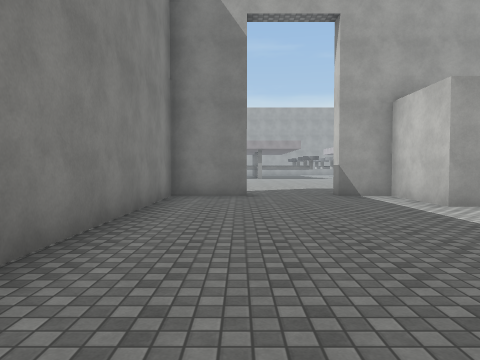
view 1 (above)

24 first-person views from a walk through a Unity game level. The camera is 1.4 m above the floor, tilts 2° down and sees 70° across. The floor is counted in squares, 2 m on a side. Each view is taken from the middle of a square. On the plan, view 1 faces up. The plan holds only what a view shows up to about 11 squares ahead; the rest is blank. The place goes on beyond the plan. Surface patterns are stand-ins for the level's own textures.

view 2
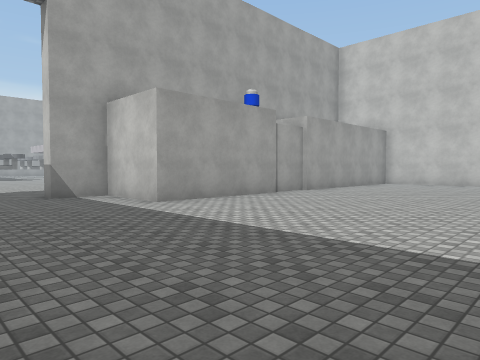

view 3
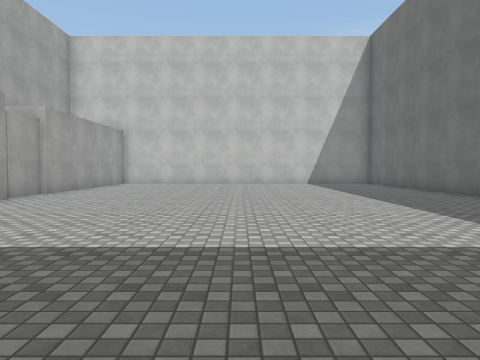

view 4
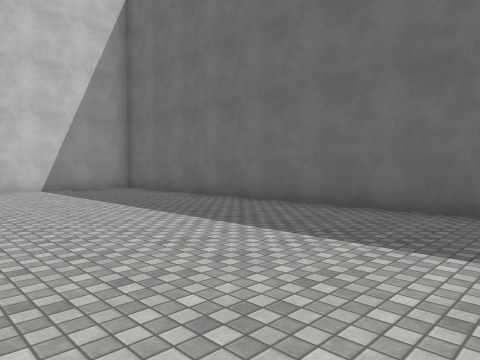

view 5
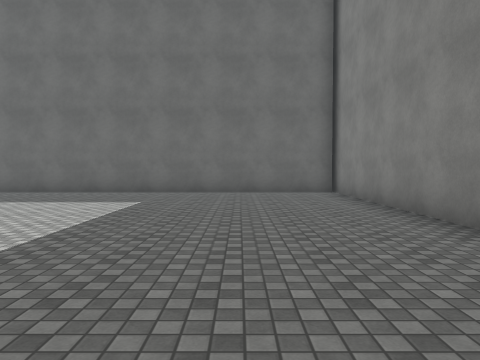

view 6
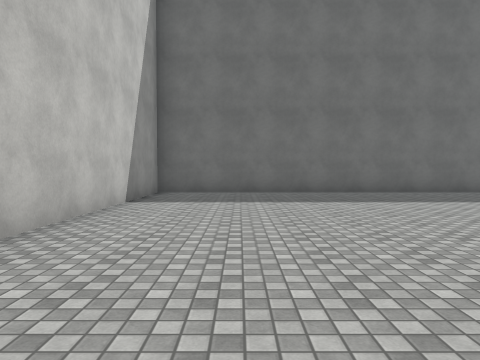

view 7
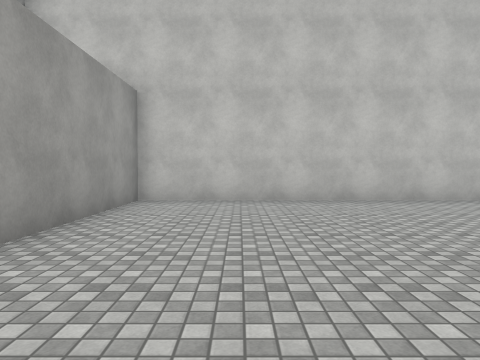

view 8
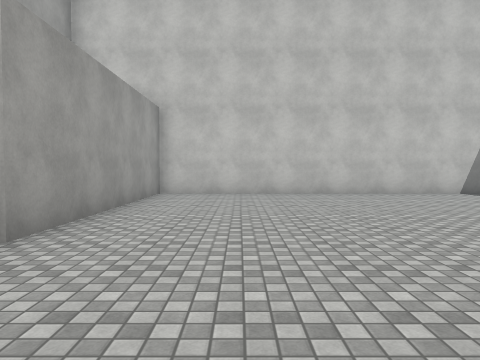

view 9
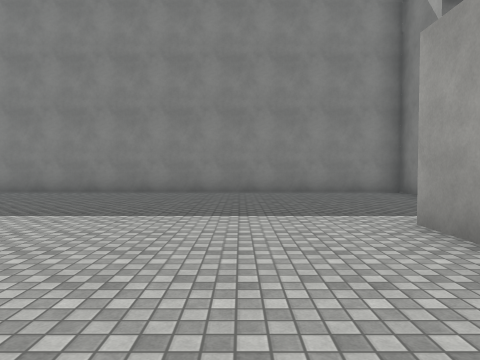

view 10
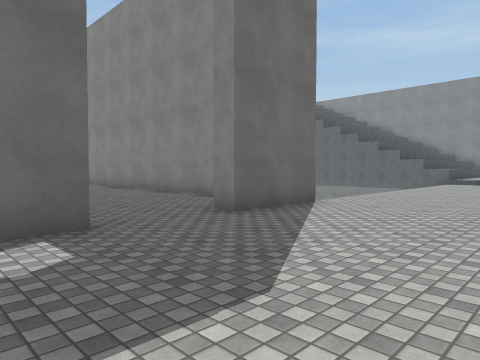

view 11
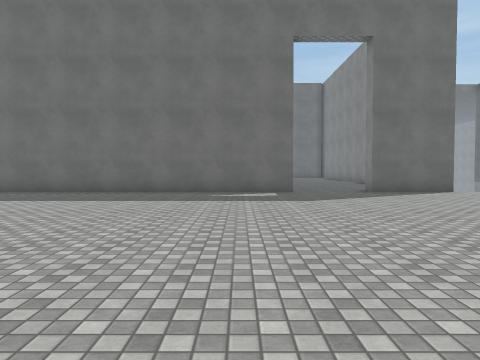

view 12
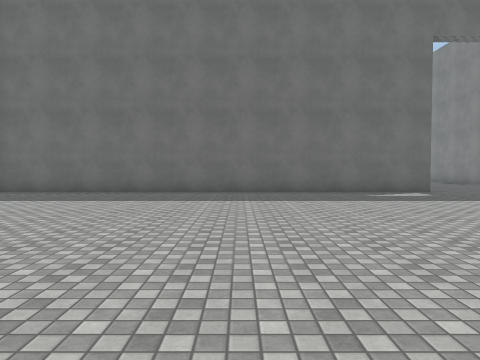

view 13
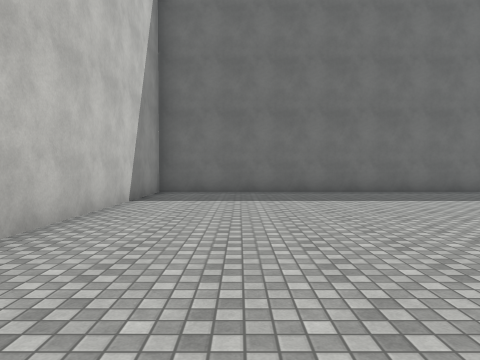

view 14
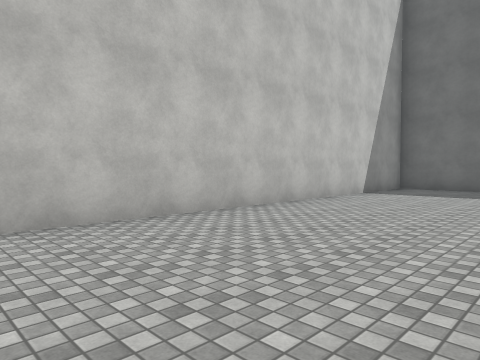

view 15
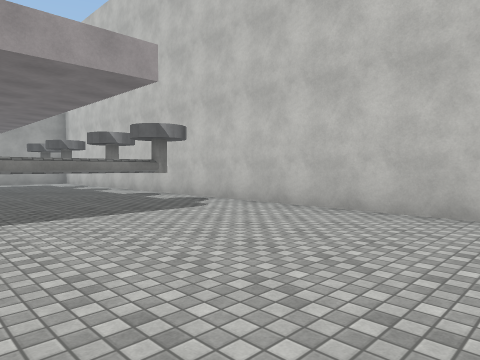

view 16
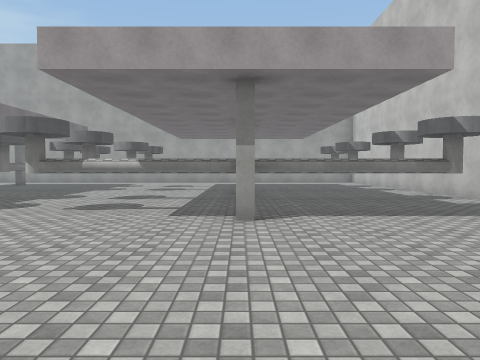

view 17
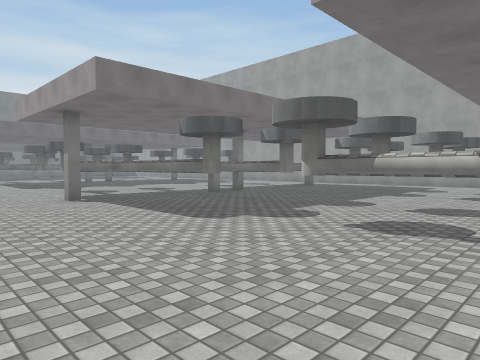

view 18
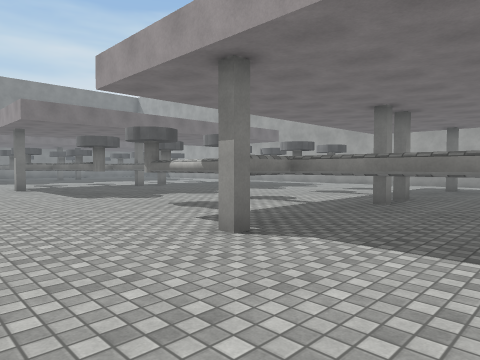

view 19
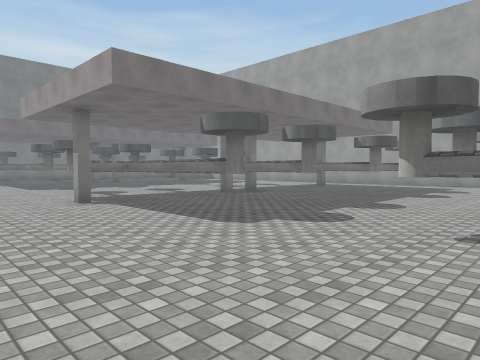

view 20
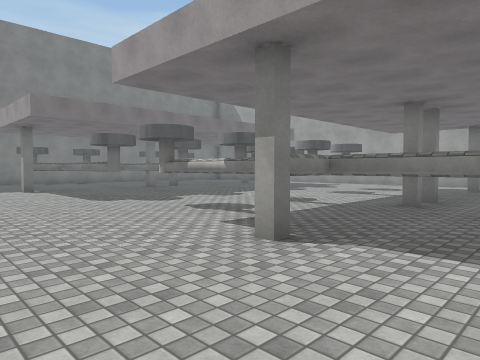

view 21
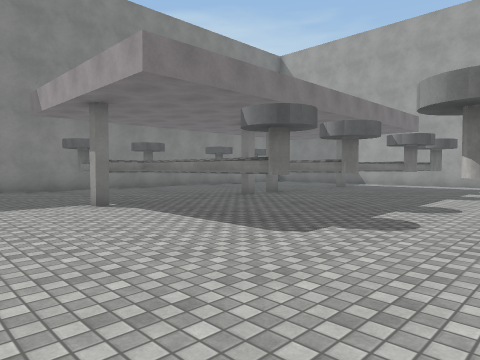

view 22
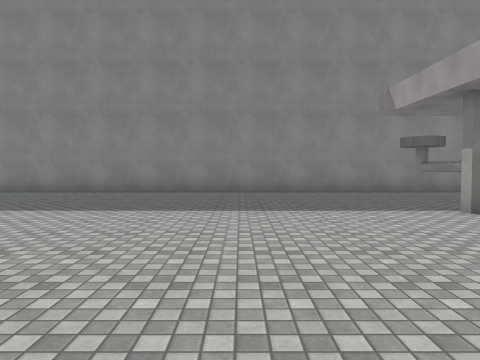

view 23
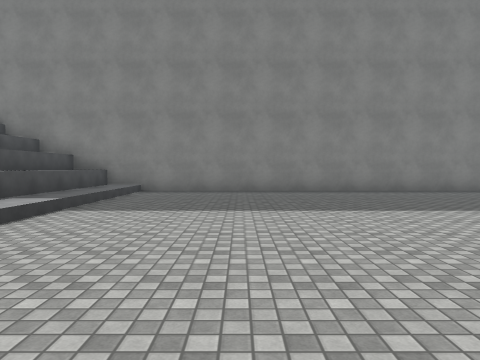

view 24
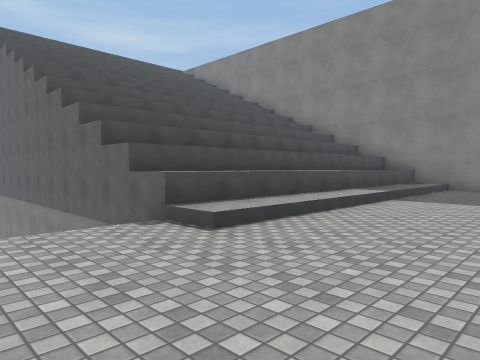

### Floor plan
Key: @ floor where view 1 was taken; # wall or solid block; . floor; / step, stairs or slope; ^ raised ledge; C cylinder; T thing the floor can be seen under or through; O other object.
Columns run from 23 left of view 1 to 16 right of it. Each row starts with its distance up from view 1.
 31          ..        ..        ..
 30          C.        ..        .O
 29         ...      ....       ...
 28         #C..     #C..O    # O.O     O..#
 27      .#........T........T........ .....#
 26      .#........T........T........ .....#
 25 # O   ###C..     #C..C    TTC.C     C..#
 24 #..... ........ ........ ........ .....#
 23 #.C######C..TTTTTTC..CTTTTTTC.CTTTTTC..#
 22 #.....#........T........T........T.....#
 21 #......................................#
 20 #......................................#
 19 #............ .... .... .... ..........#
 18 #...........              .............#
 17 #..........              ..............#
 16 #.........               ..............#
 15 #.........              ...............#
 14 #..........            ................#
 13 #.............         ................#
 12 #.............     ....................#
 11 #............. ........................#
 10 #//////////... ........................#
  9  ^^^^^^^^^^//   /////###..##############
  8  ##########          #.....###########
  7           #          #.....#############
  6           #          #.................#
  5           #          #.................#
  4           #          #.................#
  3           #          #.................#
  2           #          #.................#
  1           #          #.................#
  0           #          #.@...............#
 -1                      #.................#
 -2                      #.................#
 -3                      #.................#
 -4                      #.................#
 -5                      ###################

Positions as (right, up) in squares from view 1, and headings:
1: (0, 0), facing up
2: (0, 0), facing up-right
3: (0, 1), facing right
4: (4, 1), facing down-right
5: (1, 5), facing down
6: (13, 5), facing down
7: (8, 4), facing right
8: (6, 4), facing right
9: (8, 4), facing left
10: (4, 13), facing down-left
11: (4, 19), facing down
12: (8, 19), facing down
13: (13, 19), facing down
14: (11, 21), facing down-right
15: (10, 17), facing up-right
16: (10, 17), facing up
17: (9, 19), facing up-left
18: (4, 19), facing up-left
19: (-1, 19), facing up-left
20: (-6, 19), facing up-left
21: (-11, 19), facing up-left
22: (-12, 18), facing left
23: (-12, 13), facing left
24: (-10, 13), facing down-left
